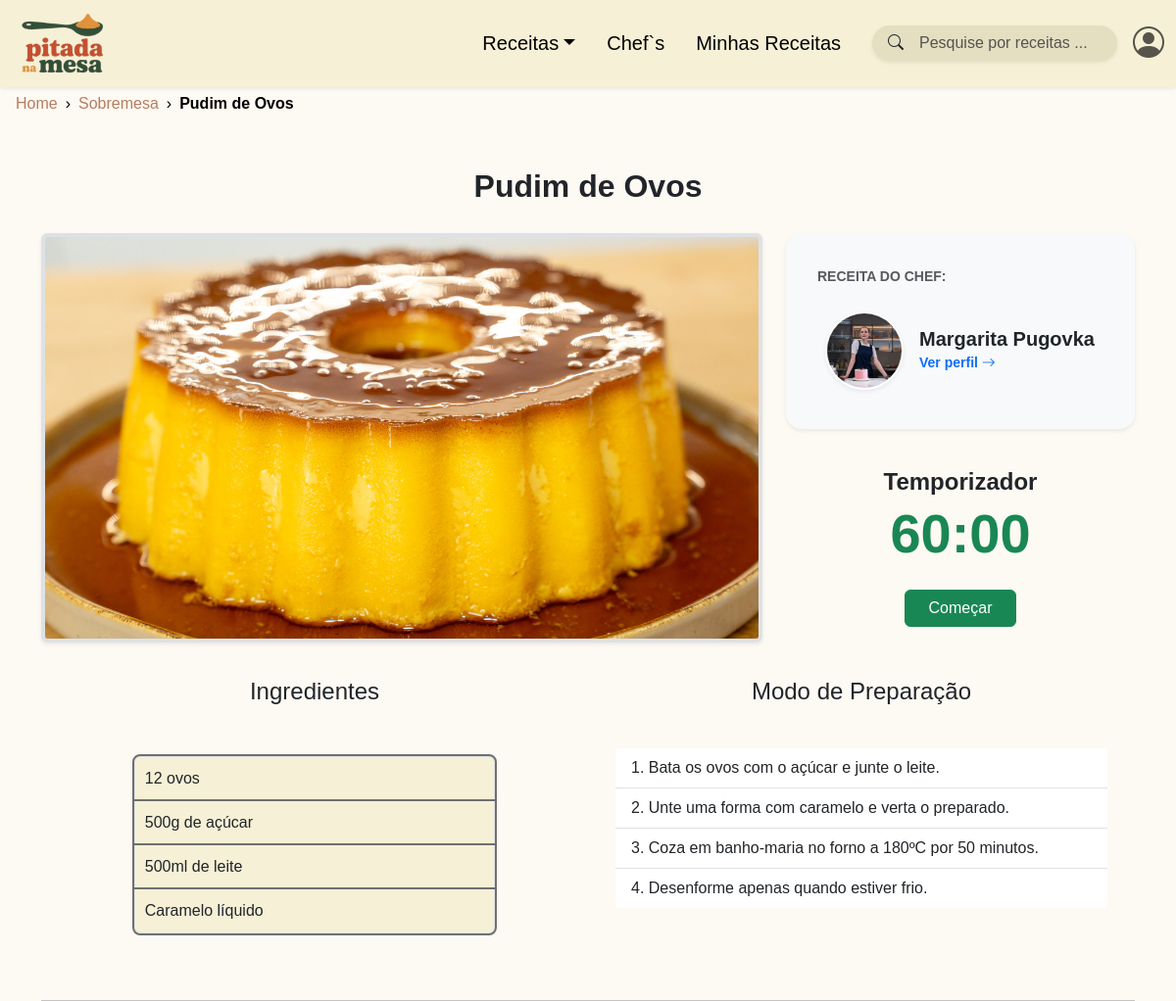
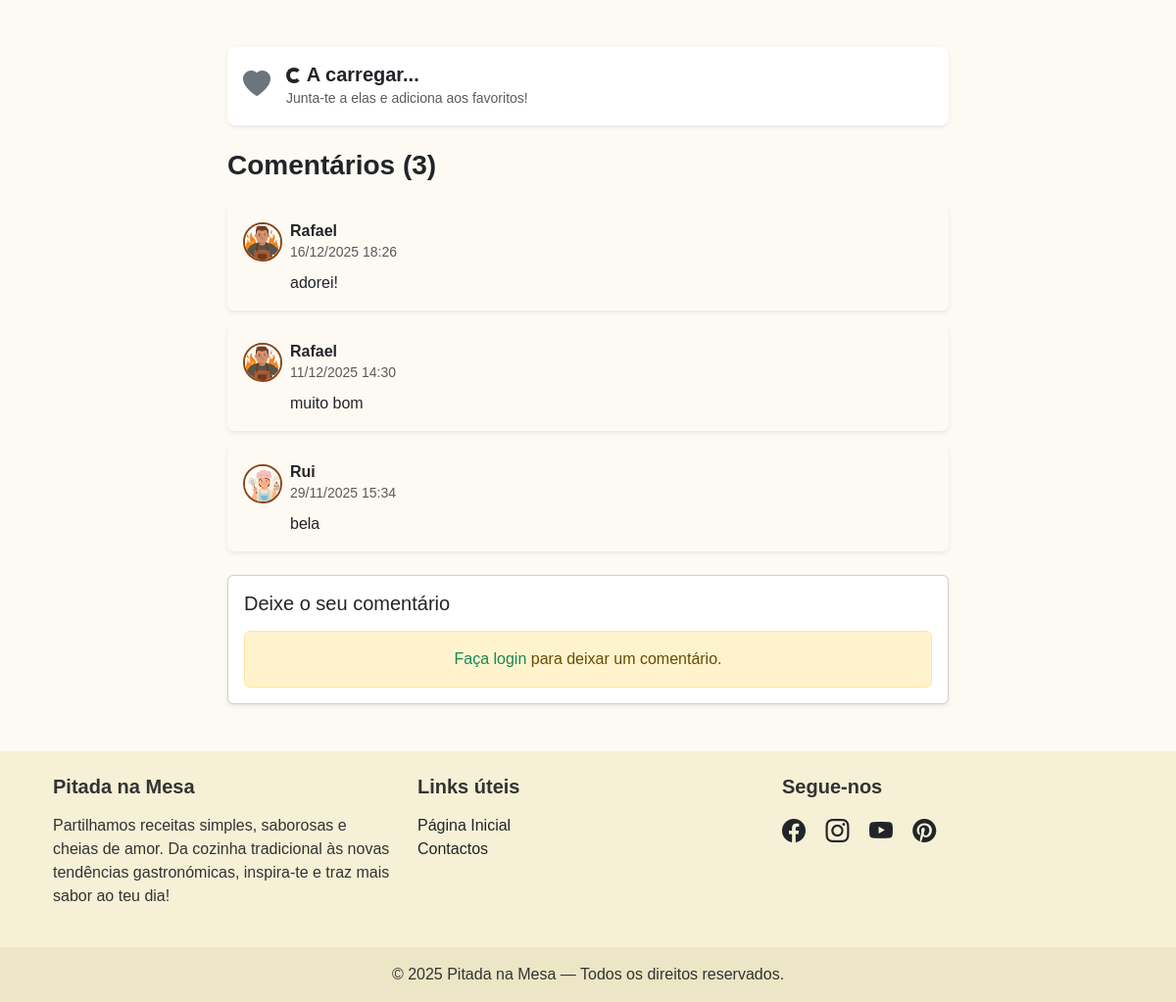
The page /receita.php?id=45 on the database its author committed (2 pictures, top to bottom).
### tables this page shows
CREATE TABLE IF NOT EXISTS `receitas` (
  `id` int NOT NULL AUTO_INCREMENT,
  `titulo` varchar(100) NOT NULL,
  `categoria` varchar(50) DEFAULT NULL,
  `imagem` varchar(255) DEFAULT NULL,
  `tempo_preparo` int DEFAULT NULL,
  `descricao` text,
  `id_chef` int DEFAULT NULL,
  `id_utilizador` int DEFAULT NULL,
  `estado` tinyint(1) DEFAULT '1',
  PRIMARY KEY (`id`)
);

CREATE TABLE IF NOT EXISTS `chefs` (
  `id` int NOT NULL AUTO_INCREMENT,
  `nome` varchar(100) NOT NULL,
  `descricao` text,
  `imagem` varchar(100) NOT NULL,
  PRIMARY KEY (`id`)
);

CREATE TABLE IF NOT EXISTS `ingredientes` (
  `id` int NOT NULL AUTO_INCREMENT,
  `id_receita` int NOT NULL,
  `nome` varchar(255) NOT NULL,
  PRIMARY KEY (`id`)
);

CREATE TABLE IF NOT EXISTS `preparacao` (
  `id` int NOT NULL AUTO_INCREMENT,
  `id_receita` int NOT NULL,
  `passo` text NOT NULL,
  `ordem` int NOT NULL,
  PRIMARY KEY (`id`)
);

CREATE TABLE IF NOT EXISTS `comentarios` (
  `id` int NOT NULL AUTO_INCREMENT,
  `id_receita` int NOT NULL,
  `id_utilizador` int NOT NULL,
  `comentario` text NOT NULL,
  `data_comentario` datetime DEFAULT CURRENT_TIMESTAMP,
  PRIMARY KEY (`id`)
);

CREATE TABLE IF NOT EXISTS `dados_perfil` (
  `id` int NOT NULL AUTO_INCREMENT,
  `id_utilizador` int NOT NULL,
  `idade` int DEFAULT NULL,
  `prato_favorito` varchar(255) DEFAULT NULL,
  `avatar` varchar(50) DEFAULT 'avpadrao.jpg',
  PRIMARY KEY (`id`)
);

CREATE TABLE IF NOT EXISTS `utilizadores` (
  `iduser` int NOT NULL AUTO_INCREMENT,
  `utilizador` varchar(100) NOT NULL,
  `email` varchar(100) NOT NULL,
  `pass` varchar(60) NOT NULL,
  `estado` tinyint(1) DEFAULT '1',
  PRIMARY KEY (`iduser`) USING BTREE,
  UNIQUE KEY `email` (`email`)
);

### receita.php (the view, shortened to what this page needs)
<?php
require('includes/connection.php');
$id_receita = $_GET['id'];
$sql = "SELECT r.*,
               c.id as id_chef, c.nome as nome_chef, c.imagem as imagem_chef,
               u.iduser as id_utilizador, u.utilizador as nome_utilizador, dp.avatar as avatar_utilizador
        FROM receitas r
        LEFT JOIN chefs c ON r.id_chef = c.id
        LEFT JOIN utilizadores u ON r.id_utilizador = u.iduser
        LEFT JOIN dados_perfil dp ON u.iduser = dp.id_utilizador
        WHERE r.id = ?";
$stmt = $dbh->prepare($sql);
$stmt->execute([$id_receita]);
$receita = $stmt->fetch(PDO::FETCH_ASSOC);
$stmtIng = $dbh->prepare("SELECT * FROM ingredientes WHERE id_receita = ?");
$stmtIng->execute([$id_receita]);
$ingredientes = $stmtIng->fetchAll(PDO::FETCH_ASSOC);
$stmtPrep = $dbh->prepare("SELECT * FROM preparacao WHERE id_receita = ? ORDER BY ordem ASC");
$stmtPrep->execute([$id_receita]);
$passos = $stmtPrep->fetchAll(PDO::FETCH_ASSOC);
$sqlComentarios = "
    SELECT c.*, u.utilizador, dp.avatar
    FROM comentarios c
    JOIN utilizadores u ON c.id_utilizador = u.iduser
    LEFT JOIN dados_perfil dp ON u.iduser = dp.id_utilizador
    WHERE c.id_receita = ?
    ORDER BY c.data_comentario DESC
";
$stmtComments = $dbh->prepare($sqlComentarios);
$stmtComments->execute([$id_receita]);
$lista_comentarios = $stmtComments->fetchAll(PDO::FETCH_ASSOC);
$e_favorito = false;
$classe_coracao = $e_favorito ? "text-danger" : "text-secondary";
?>
<!DOCTYPE html>
<html lang="pt">
<head>
  <link href="css/bootstrap.min.css" rel="stylesheet">
  <link href="css/bootstrap-icons.min.css" rel="stylesheet">
  <link href="css/style.css" rel="stylesheet">
</head>
<body>
    <?php require('includes/nav.php'); ?>
    <div class="ms-3 mt-4">
        <ol class="breadcrumb">
            <li class="breadcrumb-item"><a href="index.php">Home</a></li>
      <?php
                $mapa_slugs = [
                    'Receitas de carne' => 'carne',
                    'Peixe'             => 'peixe',
                    'Sobremesa'         => 'sobremesa',
                    'Sopas e Cremes'    => 'sopa',
                    'Comunidade'        => 'comunidade'
                ];
                $catNome = $receita['categoria'];
                $catLink = isset($mapa_slugs[$catNome]) ? "categoria.php?tipo=" . $mapa_slugs[$catNome] : "#";?>
            <li class="breadcrumb-item"><a href="<?php echo $catLink; ?>"><?php echo htmlspecialchars($catNome); ?></a></li>
            <li class="breadcrumb-item active" aria-current="page"><?php echo htmlspecialchars($receita['titulo']); ?></li>
        </ol>
    </div>
<div class="container">
        <div class="fw-bold mb-4 mt-5 fs-2 text-center"><?php echo htmlspecialchars($receita['titulo']); ?></div>
        <?php
            $temAutor = !empty($receita['id_chef']) || !empty($receita['id_utilizador']);
            $nomeAutor = "";
            $imgAutor = "imgs/avatar/avpadrao.jpg";
            $linkAutor = "#";
            $labelAutor = "";
            $classeLink = "text-decoration-none text-dark d-flex flex-column flex-lg-row align-items-center mt-3 p-2 rounded hover-bg-white transition";
            if ($temAutor) {
                if (!empty($receita['id_chef'])) {
                    $nomeAutor = $receita['nome_chef'];
                    $labelAutor = "Receita do Chef:";
                    $linkAutor = "chefs.php#chef-" . $receita['id_chef'];
                    if (!empty($receita['imagem_chef']) && file_exists($receita['imagem_chef'])) {
                        $imgAutor = $receita['imagem_chef'];
                    }
                }
            }
        ?>
        <?php if ($temAutor): ?>
            <div class="row justify-content-center align-items-start mb-3">
                <div class="col-12 col-lg-8 mb-4 mb-lg-0">
                    <img src="<?php echo htmlspecialchars($receita['imagem']); ?>"
                         class="img-fluid w-100 border border-4 rounded shadow-sm"
                         style="max-height: 600px; object-fit: cover; "
                         alt="<?php echo htmlspecialchars($receita['titulo']); ?>">
                </div>
                <div class="col-12 col-lg-4">
                    <div class="row align-items-center">
                        <div class="col-12 col-md-6 col-lg-12 mb-3">
                            <div class="card border-0 shadow-sm bg-light rounded-4 p-3 h-100">
                                <div class="card-body text-center text-lg-start">
                                    <small class="text-uppercase text-muted fw-bold ls-1"><?php echo $labelAutor; ?></small>
                                    <a href="<?php echo $linkAutor; ?>" class="<?php echo $classeLink; ?>">
                                        <img src="<?php echo $imgAutor; ?>"
                                             class="rounded-circle border border-2 border-white shadow-sm mb-2 mb-lg-0 me-lg-3"
                                             style="width: 80px; height: 80px; object-fit: cover;"
                                             alt="<?php echo htmlspecialchars($nomeAutor); ?>">
                                        <div>
                                            <h5 class="fw-bold mb-0 text-break"><?php echo htmlspecialchars($nomeAutor); ?></h5>
                                            <?php if (!empty($receita['id_chef'])): ?>
                                                <small class="text-primary fw-semibold">Ver perfil <i class="bi bi-arrow-right"></i></small>
                                            <?php else: ?>
                                                <small class="text-success fw-semibold"><i class="bi bi-star-fill"></i> Membro verificado</small>
                                            <?php endif; ?>
                                        </div>
                                    </a>
                                </div>
                            </div>
                        </div>
                        <div class="col-12 col-md-6 col-lg-12">
                            <div id="timer-wrapper" class="text-center my-4">
                                <h4 class="fw-bold mb-1">Temporizador</h4>
                                <h2 id="timer" class="display-4 fw-bold text-success mb-4">00:00</h2>
                                <div class="gap-3 timer-controls-original">
                                    <button id="startBtn" class="btn btn-success px-4">Começar</button>
                                </div>
                            </div>
                        </div>
                    </div>
                </div>
            </div>
        <?php endif; ?>
        <div class="container overflow-hidden">
            <div class="row gx-4 py-1 align-items-start">
                <div class="col-12 col-md-6 d-flex flex-column align-items-center">
                    <div class=" mb-4 mt-1 fs-4 text-center ">Ingredientes</div>
                    <div class="p-3 w-75 mt-2 mx-auto">
                        <ul class="list-group">
                            <?php foreach($ingredientes as $ing): ?>
                                <li class="list-group-item bg-receita"><?php echo htmlspecialchars($ing['nome']); ?></li>
                            <?php endforeach; ?>
                        </ul>
                    </div>
                </div>
                <div class="col-12 col-md-6">
                    <div class=" mb-4 mt-1 fs-4 text-center">Modo de Preparação</div>
                    <div class="p-3">
                        <ul class="list-group list-group-flush list-group-numbered">
                            <?php foreach($passos as $passo): ?>
                                <li class="list-group-item"><?php echo htmlspecialchars($passo['passo']); ?></li>
                            <?php endforeach; ?>
                        </ul>
                    </div>
                </div>
            </div>
        </div>
        <hr class="my-5">
        <div class="row justify-content-center mb-5">
            <div class="col-md-8">
                <div class="d-flex align-items-center mb-4 p-3 rounded-3 shadow-sm" style="background-color: white;">
                    <div class="me-3">
                        <button class="btn btn-link p-0 border-0 text-decoration-none"
                                onclick="toggleFavorito(this, <?php echo $id_receita; ?>, '<?php echo addslashes($receita['titulo']); ?>', '<?php echo $receita['imagem']; ?>', 'receita.php?id=<?php echo $id_receita; ?>')"
                                style="cursor: pointer;">
                            <i class="bi bi-heart-fill fs-3 <?php echo $classe_coracao; ?>"></i>
                        </button>
                    </div>
                    <div>
                        <h5 class="mb-0 fw-bold" id="texto-likes-completo">
                            <span class="spinner-border spinner-border-sm" role="status" aria-hidden="true"></span> A carregar...
                        </h5>
                        <small id="msg-incentivo" class="text-muted <?php echo $e_favorito ? 'd-none' : ''; ?>">
                            Junta-te a elas e adiciona aos favoritos!
                        </small>
                    </div>
                </div>
                <h3 class="fw-bold mb-4">Comentários (<?php echo count($lista_comentarios); ?>)</h3>
                <div class="mb-4" id="lista-comentarios">
                    <?php if (count($lista_comentarios) > 0): ?>
                        <?php foreach($lista_comentarios as $com): ?>
                            <?php
                                $avatar_final = "imgs/avatar/avpadrao.jpg";
                                $avatar_db = $com['avatar'];
                                if (!empty($avatar_db) && $avatar_db != 'default') {
                                    if (file_exists("imgs/avatar/" . $avatar_db)) {
                                        $avatar_final = "imgs/avatar/" . $avatar_db;
                                    } elseif (file_exists($avatar_db)) {
                                        $avatar_final = $avatar_db;
                                    }
                                }
                            ?>
                            <div class="card mb-3 border-0 shadow-sm comentario-item" style="background-color: rgb(253, 249, 243);">
                                <div class="card-body">
                                    <div class="d-flex align-items-center mb-2">
                                        <img src="<?php echo $avatar_final; ?>" class="rounded-circle me-2" width="40" height="40" style="object-fit: cover; border: 2px solid #8B4513;">
                                        <div>
                                            <h6 class="fw-bold mb-0"><?php echo htmlspecialchars($com['utilizador']); ?></h6>
                                            <small class="text-muted"><?php echo date('d/m/Y H:i', strtotime($com['data_comentario'])); ?></small>
                                        </div>
                                    </div>
                                    <p class="card-text ps-5"><?php echo nl2br(htmlspecialchars($com['comentario'])); ?></p>
                                </div>
                            </div>
                        <?php endforeach; ?>
                    <?php else: ?>
                        <p class="text-muted fst-italic">Ainda não existem comentários. Seja o primeiro!</p>
                    <?php endif; ?>
                </div>
                <div class="card shadow-sm">
                    <div class="card-body">
                        <h5 class="card-title mb-3">Deixe o seu comentário</h5>
                        <?php if (isset($_SESSION['logado']) && $_SESSION['logado'] === true): ?>
                        <form id="formComentario">
                            <div class="form-floating mb-3">
                                <textarea class="form-control" name="comentario" placeholder="Escreva aqui..." id="floatingTextarea2" style="height: 100px" required></textarea>
                                <label for="floatingTextarea2">O que achou desta receita?</label>
                            </div>
                            <div class="d-grid d-md-flex justify-content-md-end">
                                <button type="submit" class="btn btn-success">Publicar Comentário</button>
                            </div>
                        </form>
                        <?php else: ?>
                            <div class="alert alert-warning mb-0 text-center">
                                <a href="auth/login.php" class="link-underline-success link-underline-opacity-0 link-underline-opacity-100-hover text-success">Faça login</a> para deixar um comentário.
                            </div>
                        <?php endif; ?>
                    </div>
                </div>
            </div>
        </div>
    </div>
    <?php require('includes/footer.php'); ?>
</body>
</html>

### css/style.css (style rules this page uses)
body { background-color: rgb(253, 249, 243); padding-top: 70px; font-family: 'Trebuchet MS', 'Lucida Sans Unicode', 'Lucida Grande', 'Lucida Sans', Arial, sans-serif; }
.bg-receita { background-color: rgb(245, 240, 214); outline: 2px solid rgb(111, 111, 111); padding: 10px; }
.breadcrumb-item + .breadcrumb-item::before { content: "›"; color: rgb(0, 0, 0); font-weight: 500; }
.breadcrumb a { color: rgb(182, 125, 95); text-decoration: none; font-weight: 500; }
.breadcrumb-item.active { color: rgb(0, 0, 0); font-weight: 600; }

### rows shown on the page
receitas: categoria "Sobremesa", titulo "Pudim de Ovos", imagem (picture), id_chef "RECEITA DO CHEF:", id_chef.imagem (picture), id_chef.nome "Margarita Pugovka"
ingredientes: nome "12 ovos"
ingredientes: nome "500g de açúcar"
ingredientes: nome "500ml de leite"
ingredientes: nome "Caramelo líquido"
preparacao: passo "Bata os ovos com o açúcar e junte o leite."
preparacao: passo "Unte uma forma com caramelo e verta o preparado."
preparacao: passo "Coza em banho-maria no forno a 180ºC por 50 minutos."
preparacao: passo "Desenforme apenas quando estiver frio."
comentarios: dados_perfil.avatar (picture), id_utilizador.utilizador "Rafael", data_comentario "16/12/2025 18:26", comentario "adorei!"
comentarios: dados_perfil.avatar (picture), id_utilizador.utilizador "Rafael", data_comentario "11/12/2025 14:30", comentario "muito bom"
comentarios: dados_perfil.avatar (picture), id_utilizador.utilizador "Rui", data_comentario "29/11/2025 15:34", comentario "bela"

### other values the page prints
count($lista_comentarios) "3"
